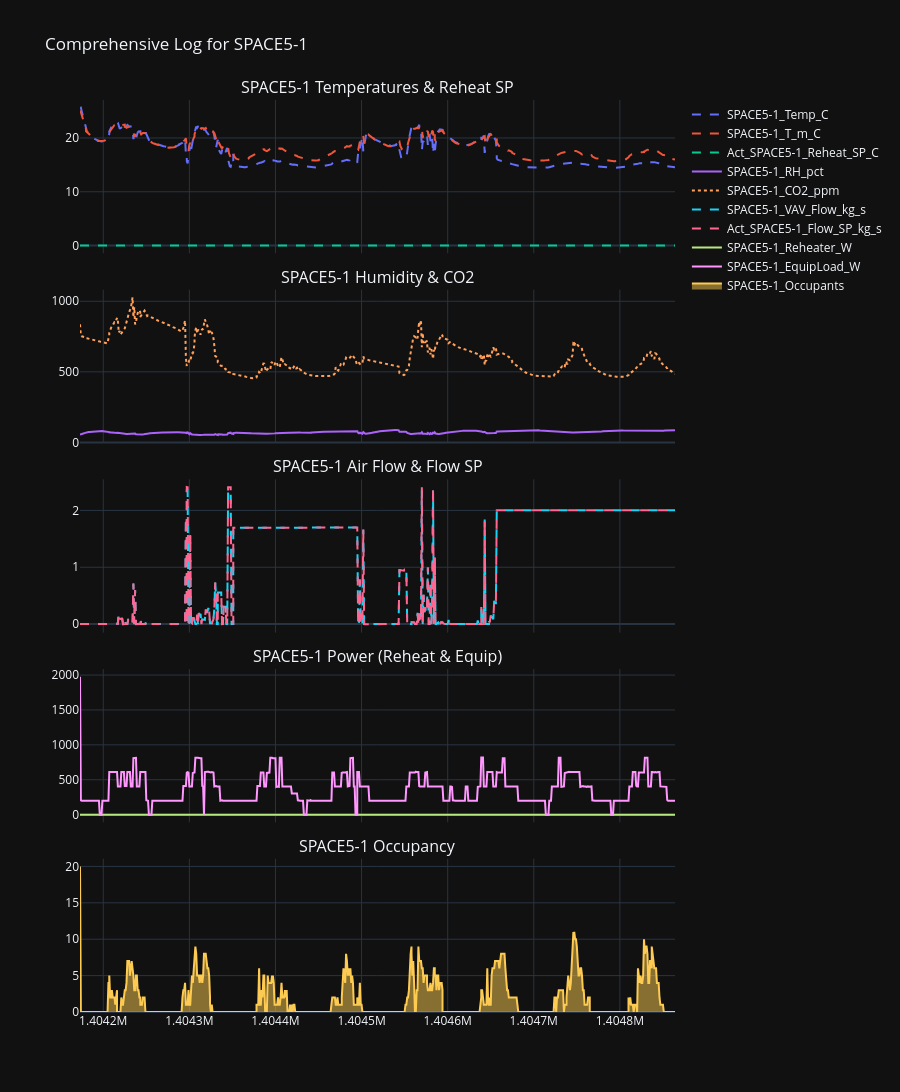

Source (notebook cell):
### Code cell
plot_zone_monitoring(df, zone_name=zone_name)

### Figure 1 — Plotly figure (JSON) as saved in the notebook; plotly's stock layout.template omitted (floating-point values rounded to 4 significant figures; data arrays with more than 128 entries replaced by an {"elided": "..."} marker saying what was removed)
{"data": [{"line": {"dash": "dash"}, "name": "SPACE5-1_Temp_C", "type": "scatter", "x": {"elided": "768 int values"}, "xaxis": "x", "y": {"elided": "768 float values"}, "yaxis": "y"}, {"line": {"dash": "dash"}, "name": "SPACE5-1_T_m_C", "type": "scatter", "x": {"elided": "768 int values"}, "xaxis": "x", "y": {"elided": "768 float values"}, "yaxis": "y"}, {"line": {"dash": "dash"}, "name": "Act_SPACE5-1_Reheat_SP_C", "type": "scatter", "x": {"elided": "768 int values"}, "xaxis": "x", "y": {"elided": "768 int values"}, "yaxis": "y"}, {"name": "SPACE5-1_RH_pct", "type": "scatter", "x": {"elided": "768 int values"}, "xaxis": "x2", "y": {"elided": "768 float values"}, "yaxis": "y2"}, {"line": {"dash": "dot"}, "name": "SPACE5-1_CO2_ppm", "type": "scatter", "x": {"elided": "768 int values"}, "xaxis": "x2", "y": {"elided": "768 float values"}, "yaxis": "y2"}, {"line": {"dash": "dash"}, "name": "SPACE5-1_VAV_Flow_kg_s", "type": "scatter", "x": {"elided": "768 int values"}, "xaxis": "x3", "y": {"elided": "768 float values"}, "yaxis": "y3"}, {"line": {"dash": "dash"}, "name": "Act_SPACE5-1_Flow_SP_kg_s", "type": "scatter", "x": {"elided": "768 int values"}, "xaxis": "x3", "y": {"elided": "768 float values"}, "yaxis": "y3"}, {"name": "SPACE5-1_Reheater_W", "type": "scatter", "x": {"elided": "768 int values"}, "xaxis": "x4", "y": {"elided": "768 int values"}, "yaxis": "y4"}, {"name": "SPACE5-1_EquipLoad_W", "type": "scatter", "x": {"elided": "768 int values"}, "xaxis": "x4", "y": {"elided": "768 float values"}, "yaxis": "y4"}, {"fill": "tozeroy", "name": "SPACE5-1_Occupants", "type": "scatter", "x": {"elided": "768 int values"}, "xaxis": "x5", "y": {"elided": "768 int values"}, "yaxis": "y5"}], "layout": {"annotations": [{"font": {"size": 16}, "showarrow": false, "text": "SPACE5-1 Temperatures & Reheat SP", "x": 0.5, "xanchor": "center", "xref": "paper", "y": 1, "yanchor": "bottom", "yref": "paper"}, {"font": {"size": 16}, "showarrow": false, "text": "SPACE5-1 Humidity & CO2", "x": 0.5, "xanchor": "center", "xref": "paper", "y": 0.792, "yanchor": "bottom", "yref": "paper"}, {"font": {"size": 16}, "showarrow": false, "text": "SPACE5-1 Air Flow & Flow SP", "x": 0.5, "xanchor": "center", "xref": "paper", "y": 0.584, "yanchor": "bottom", "yref": "paper"}, {"font": {"size": 16}, "showarrow": false, "text": "SPACE5-1 Power (Reheat & Equip)", "x": 0.5, "xanchor": "center", "xref": "paper", "y": 0.376, "yanchor": "bottom", "yref": "paper"}, {"font": {"size": 16}, "showarrow": false, "text": "SPACE5-1 Occupancy", "x": 0.5, "xanchor": "center", "xref": "paper", "y": 0.168, "yanchor": "bottom", "yref": "paper"}], "height": 1200, "hovermode": "x unified", "title": {"text": "Comprehensive Log for SPACE5-1"}, "xaxis": {"anchor": "y", "domain": [0, 1], "matches": "x5", "showticklabels": false}, "xaxis2": {"anchor": "y2", "domain": [0, 1], "matches": "x5", "showticklabels": false}, "xaxis3": {"anchor": "y3", "domain": [0, 1], "matches": "x5", "showticklabels": false}, "xaxis4": {"anchor": "y4", "domain": [0, 1], "matches": "x5", "showticklabels": false}, "xaxis5": {"anchor": "y5", "domain": [0, 1]}, "yaxis": {"anchor": "x", "domain": [0.832, 1]}, "yaxis2": {"anchor": "x2", "domain": [0.624, 0.792]}, "yaxis3": {"anchor": "x3", "domain": [0.416, 0.584]}, "yaxis4": {"anchor": "x4", "domain": [0.208, 0.376]}, "yaxis5": {"anchor": "x5", "domain": [0, 0.168]}}}
